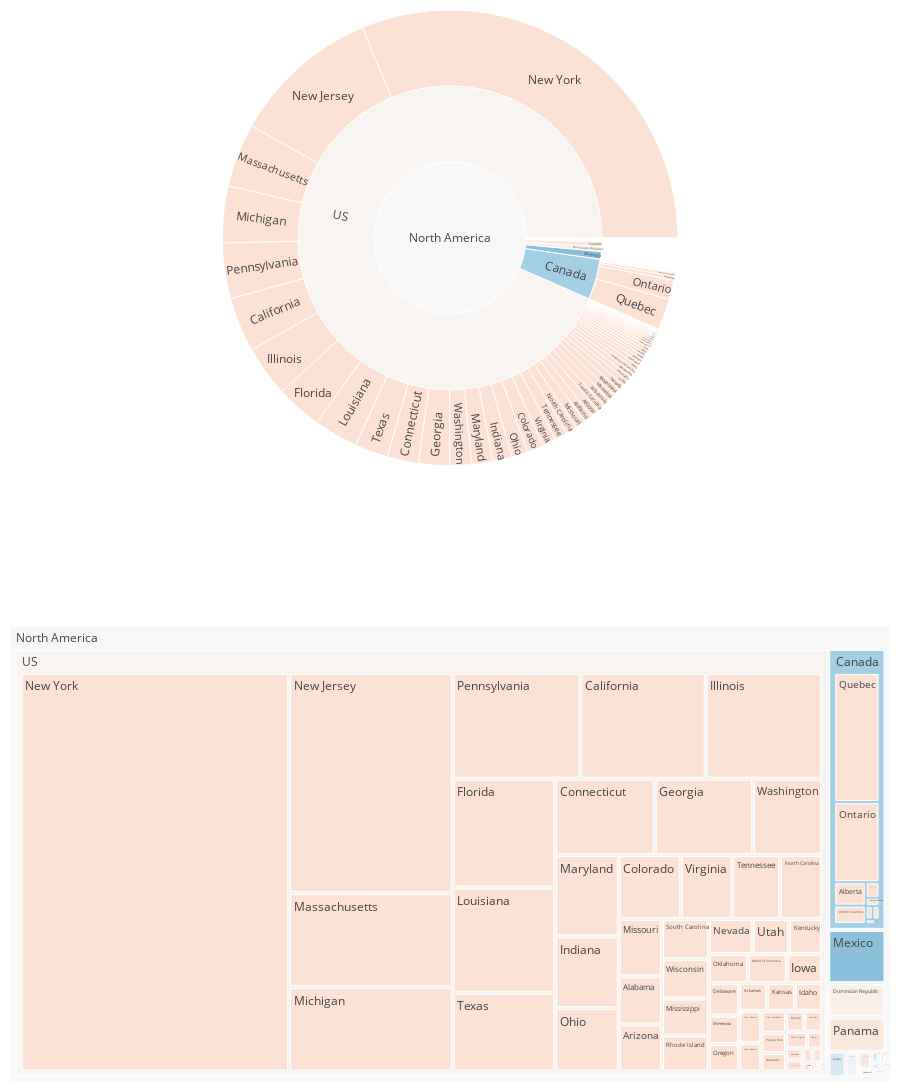

Source (notebook cell):
### Markdown cell above
## Recovery Rate in North America:

### Code cell
df = latest_day[['Continent', 'Country','Province/State', 'Recovered','Confirmed']]
df = df[df['Continent'] =='North America']
levels = [ 'Province/State','Country'] ## levels should be placed in hierarchical order(example: [state, country, continent], [grandson, son, father, grandfather])
color_columns = ['Recovered','Confirmed']
value_column = 'Confirmed'

df_all_trees = build_hierarchical_dataframe(df, levels, value_column, color_columns, 'North America')
average_score = df['Recovered'].sum() / df['Confirmed'].sum()

fig = make_subplots(2, 1, specs=[[{"type": "domain"}], [{"type": "domain"}]],)


fig.add_trace(go.Sunburst(
    labels=df_all_trees['id'],
    parents=df_all_trees['parent'],
    values=df_all_trees['value'],
    branchvalues='total',
    marker=dict(
        colors=df_all_trees['color'],
        colorscale='RdBu',
        cmid=average_score),
    hovertemplate='<b>%{label} </b> <br> Confirmed: %{value}<br> Recoverey Rate: %{color:.4f}',
    name=''
    ), 1, 1)


fig.add_trace(go.Treemap(
    labels=df_all_trees['id'],
    parents=df_all_trees['parent'],
    values=df_all_trees['value'],
    branchvalues='total',
    marker=dict(
        colors=df_all_trees['color'],
        colorscale='RdBu',
        cmid=average_score),
    hovertemplate='<b>%{label} </b> <br> Confirmed: %{value}<br> Recovery Rate: %{color:.2f}',
    name=''
    ), 2,1)

fig.update_layout(
    margin=dict(t=10, b=10, r=10, l=10), 
    height = 1200,
    hoverlabel=dict(
        bgcolor="white", 
        font_size=16, 
        font_family="Rockwell"
    )
)
fig.show()

### Figure 1 — Plotly figure (JSON) as saved in the notebook; plotly's stock layout.template omitted (floating-point values rounded to 4 significant figures)
{"data": [{"branchvalues": "total", "domain": {"x": [0, 1], "y": [0.575, 1]}, "hovertemplate": "<b>%{label} </b> <br> Confirmed: %{value}<br> Recoverey Rate: %{color:.4f}", "labels": ["", "", "", "", "", "", "", "", "", "", "", "", "", "", "", "", "", "", "", "", "", "Alabama", "Alaska", "Alberta", "Arizona", "Arkansas", "British Columbia", "California", "Colorado", "Connecticut", "Delaware", "Diamond Princess cruise ship", "District of Columbia", "Florida", "Georgia", "Grand Princess", "Grand Princess", "Guam", "Hawaii", "Idaho", "Illinois", "Indiana", "Iowa", "Kansas", "Kentucky", "Louisiana", "Maine", "Manitoba", "Maryland", "Massachusetts", "Michigan", "Minnesota", "Mississippi", "Missouri", "Montana", "Nebraska", "Nevada", "New Brunswick", "New Hampshire", "New Jersey", "New Mexico", "New York", "Newfoundland and Labrador", "North Carolina", "North Dakota", "Northern Mariana Islands", "Northwest Territories", "Nova Scotia", "Ohio", "Oklahoma", "Ontario", "Oregon", "Pennsylvania", "Prince Edward Island", "Puerto Rico", "Quebec", "Recovered", "Recovered", "Rhode Island", "Saskatchewan", "South Carolina", "South Dakota", "Tennessee", "Texas", "Utah", "Vermont", "Virgin Islands", "Virginia", "Washington", "West Virginia", "Wisconsin", "Wyoming", "Yukon", "Antigua and Barbuda", "Bahamas", "Barbados", "Belize", "Canada", "Costa Rica", "Cuba", "Dominica", "Dominican Republic", "El Salvador", "Grenada", "Guatemala", "Haiti", "Honduras", "Jamaica", "Mexico", "Nicaragua", "Panama", "Saint Kitts and Nevis", "Saint Lucia", "Saint Vincent and the Grenadines", "Trinidad and Tobago", "US", "North America"], "marker": {"cmid": 0.09403, "colors": [0.1304, 0.1132, 0.2, 0, 0.1153, 0.1984, 0.5, 0.05726, 0.2012, 0, 0.09694, 0, 0.02113, 0.1469, 0.3634, 0.4444, 0.01999, 0, 0.7333, 0.08333, 0.1754, 0, 0, 0, 0, 0, 0, 0, 0, 0, 0, 0, 0, 0, 0, 0, 0, 0, 0, 0, 0, 0, 0, 0, 0, 0, 0, 0, 0, 0, 0, 0, 0, 0, 0, 0, 0, 0, 0, 0, 0, 0, 0, 0, 0, 0, 0, 0, 0, 0, 0, 0, 0, 0, 0, 0, null, null, 0, 0, 0, 0, 0, 0, 0, 0, 0, 0, 0, 0, 0, 0, 0, 0.1304, 0.1132, 0.2, 0, 0.3148, 0.1153, 0.1984, 0.5, 0.05726, 0.2012, 0, 0.09694, 0, 0.02113, 0.1469, 0.3634, 0.4444, 0.01999, 0, 0.7333, 0.08333, 0.1754, 0.08192, 0.09403], "colorscale": [[0, "rgb(103,0,31)"], [0.1, "rgb(178,24,43)"], [0.2, "rgb(214,96,77)"], [0.3, "rgb(244,165,130)"], [0.4, "rgb(253,219,199)"], [0.5, "rgb(247,247,247)"], [0.6, "rgb(209,229,240)"], [0.7, "rgb(146,197,222)"], [0.8, "rgb(67,147,195)"], [0.9, "rgb(33,102,172)"], [1, "rgb(5,48,97)"]]}, "name": "", "parents": ["Antigua and Barbuda", "Bahamas", "Barbados", "Belize", "Costa Rica", "Cuba", "Dominica", "Dominican Republic", "El Salvador", "Grenada", "Guatemala", "Haiti", "Honduras", "Jamaica", "Mexico", "Nicaragua", "Panama", "Saint Kitts and Nevis", "Saint Lucia", "Saint Vincent and the Grenadines", "Trinidad and Tobago", "US", "US", "Canada", "US", "US", "Canada", "US", "US", "US", "US", "US", "US", "US", "US", "Canada", "US", "US", "US", "US", "US", "US", "US", "US", "US", "US", "US", "Canada", "US", "US", "US", "US", "US", "US", "US", "US", "US", "Canada", "US", "US", "US", "US", "Canada", "US", "US", "US", "Canada", "Canada", "US", "US", "Canada", "US", "US", "Canada", "US", "Canada", "Canada", "US", "US", "Canada", "US", "US", "US", "US", "US", "US", "US", "US", "US", "US", "US", "US", "Canada", "North America", "North America", "North America", "North America", "North America", "North America", "North America", "North America", "North America", "North America", "North America", "North America", "North America", "North America", "North America", "North America", "North America", "North America", "North America", "North America", "North America", "North America", "North America", ""], "type": "sunburst", "values": [23, 53, 75, 18, 642, 862, 16, 3755, 164, 14, 196, 41, 426, 143, 5847, 9, 3751, 14, 15, 12, 114, 4345, 300, 1996, 4237, 1620, 1561, 27677, 8286, 15884, 2070, 49, 2350, 23343, 15669, 13, 103, 135, 530, 1587, 25734, 9542, 2141, 1615, 2435, 22532, 796, 250, 10784, 32181, 28809, 1809, 3624, 5174, 415, 952, 3214, 117, 1139, 75317, 1484, 223691, 252, 5639, 393, 13, 5, 579, 8414, 2357, 9840, 1736, 28258, 26, 1043, 15857, 0, 0, 3529, 305, 3931, 1311, 6375, 16876, 2683, 774, 51, 6889, 11057, 728, 3875, 296, 8, 23, 53, 75, 18, 30809, 642, 862, 16, 3755, 164, 14, 196, 41, 426, 143, 5847, 9, 3751, 14, 15, 12, 114, 667801, 714800]}, {"branchvalues": "total", "domain": {"x": [0, 1], "y": [0, 0.425]}, "hovertemplate": "<b>%{label} </b> <br> Confirmed: %{value}<br> Recovery Rate: %{color:.2f}", "labels": ["", "", "", "", "", "", "", "", "", "", "", "", "", "", "", "", "", "", "", "", "", "Alabama", "Alaska", "Alberta", "Arizona", "Arkansas", "British Columbia", "California", "Colorado", "Connecticut", "Delaware", "Diamond Princess cruise ship", "District of Columbia", "Florida", "Georgia", "Grand Princess", "Grand Princess", "Guam", "Hawaii", "Idaho", "Illinois", "Indiana", "Iowa", "Kansas", "Kentucky", "Louisiana", "Maine", "Manitoba", "Maryland", "Massachusetts", "Michigan", "Minnesota", "Mississippi", "Missouri", "Montana", "Nebraska", "Nevada", "New Brunswick", "New Hampshire", "New Jersey", "New Mexico", "New York", "Newfoundland and Labrador", "North Carolina", "North Dakota", "Northern Mariana Islands", "Northwest Territories", "Nova Scotia", "Ohio", "Oklahoma", "Ontario", "Oregon", "Pennsylvania", "Prince Edward Island", "Puerto Rico", "Quebec", "Recovered", "Recovered", "Rhode Island", "Saskatchewan", "South Carolina", "South Dakota", "Tennessee", "Texas", "Utah", "Vermont", "Virgin Islands", "Virginia", "Washington", "West Virginia", "Wisconsin", "Wyoming", "Yukon", "Antigua and Barbuda", "Bahamas", "Barbados", "Belize", "Canada", "Costa Rica", "Cuba", "Dominica", "Dominican Republic", "El Salvador", "Grenada", "Guatemala", "Haiti", "Honduras", "Jamaica", "Mexico", "Nicaragua", "Panama", "Saint Kitts and Nevis", "Saint Lucia", "Saint Vincent and the Grenadines", "Trinidad and Tobago", "US", "North America"], "marker": {"cmid": 0.09403, "colors": [0.1304, 0.1132, 0.2, 0, 0.1153, 0.1984, 0.5, 0.05726, 0.2012, 0, 0.09694, 0, 0.02113, 0.1469, 0.3634, 0.4444, 0.01999, 0, 0.7333, 0.08333, 0.1754, 0, 0, 0, 0, 0, 0, 0, 0, 0, 0, 0, 0, 0, 0, 0, 0, 0, 0, 0, 0, 0, 0, 0, 0, 0, 0, 0, 0, 0, 0, 0, 0, 0, 0, 0, 0, 0, 0, 0, 0, 0, 0, 0, 0, 0, 0, 0, 0, 0, 0, 0, 0, 0, 0, 0, null, null, 0, 0, 0, 0, 0, 0, 0, 0, 0, 0, 0, 0, 0, 0, 0, 0.1304, 0.1132, 0.2, 0, 0.3148, 0.1153, 0.1984, 0.5, 0.05726, 0.2012, 0, 0.09694, 0, 0.02113, 0.1469, 0.3634, 0.4444, 0.01999, 0, 0.7333, 0.08333, 0.1754, 0.08192, 0.09403], "colorscale": [[0, "rgb(103,0,31)"], [0.1, "rgb(178,24,43)"], [0.2, "rgb(214,96,77)"], [0.3, "rgb(244,165,130)"], [0.4, "rgb(253,219,199)"], [0.5, "rgb(247,247,247)"], [0.6, "rgb(209,229,240)"], [0.7, "rgb(146,197,222)"], [0.8, "rgb(67,147,195)"], [0.9, "rgb(33,102,172)"], [1, "rgb(5,48,97)"]]}, "name": "", "parents": ["Antigua and Barbuda", "Bahamas", "Barbados", "Belize", "Costa Rica", "Cuba", "Dominica", "Dominican Republic", "El Salvador", "Grenada", "Guatemala", "Haiti", "Honduras", "Jamaica", "Mexico", "Nicaragua", "Panama", "Saint Kitts and Nevis", "Saint Lucia", "Saint Vincent and the Grenadines", "Trinidad and Tobago", "US", "US", "Canada", "US", "US", "Canada", "US", "US", "US", "US", "US", "US", "US", "US", "Canada", "US", "US", "US", "US", "US", "US", "US", "US", "US", "US", "US", "Canada", "US", "US", "US", "US", "US", "US", "US", "US", "US", "Canada", "US", "US", "US", "US", "Canada", "US", "US", "US", "Canada", "Canada", "US", "US", "Canada", "US", "US", "Canada", "US", "Canada", "Canada", "US", "US", "Canada", "US", "US", "US", "US", "US", "US", "US", "US", "US", "US", "US", "US", "Canada", "North America", "North America", "North America", "North America", "North America", "North America", "North America", "North America", "North America", "North America", "North America", "North America", "North America", "North America", "North America", "North America", "North America", "North America", "North America", "North America", "North America", "North America", "North America", ""], "type": "treemap", "values": [23, 53, 75, 18, 642, 862, 16, 3755, 164, 14, 196, 41, 426, 143, 5847, 9, 3751, 14, 15, 12, 114, 4345, 300, 1996, 4237, 1620, 1561, 27677, 8286, 15884, 2070, 49, 2350, 23343, 15669, 13, 103, 135, 530, 1587, 25734, 9542, 2141, 1615, 2435, 22532, 796, 250, 10784, 32181, 28809, 1809, 3624, 5174, 415, 952, 3214, 117, 1139, 75317, 1484, 223691, 252, 5639, 393, 13, 5, 579, 8414, 2357, 9840, 1736, 28258, 26, 1043, 15857, 0, 0, 3529, 305, 3931, 1311, 6375, 16876, 2683, 774, 51, 6889, 11057, 728, 3875, 296, 8, 23, 53, 75, 18, 30809, 642, 862, 16, 3755, 164, 14, 196, 41, 426, 143, 5847, 9, 3751, 14, 15, 12, 114, 667801, 714800]}], "layout": {"height": 1200, "hoverlabel": {"bgcolor": "white", "font": {"family": "Rockwell", "size": 16}}, "margin": {"b": 10, "l": 10, "r": 10, "t": 10}}}
